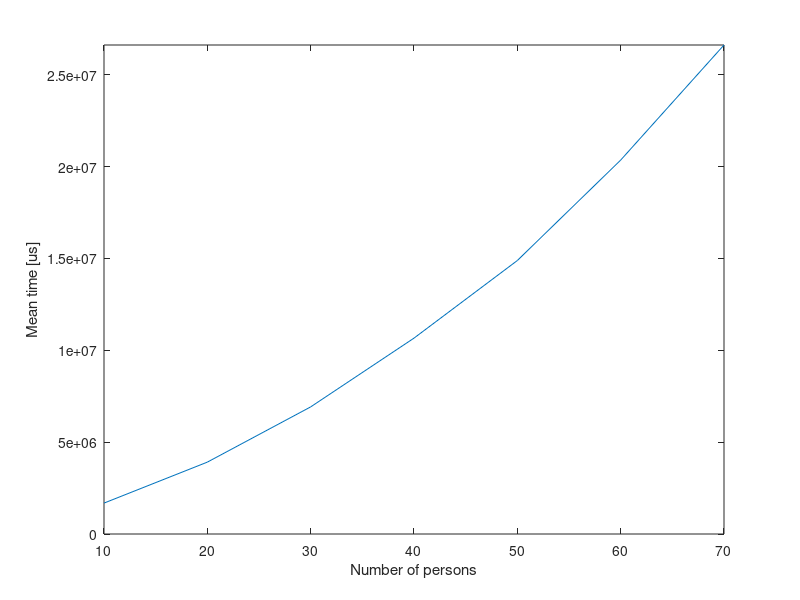

Write the MATLAB code that produced this figure.
load output.txt
persons_70=output;
%%

close all
load person_dat_3_opt

h=figure;
plot([10 20 30 40 50 60 70], [mean(persons_10) mean(persons_20) mean(persons_30) mean(persons_40) ...
    mean(persons_50) mean(persons_60) mean(persons_70)])
xlabel('Number of persons');
ylabel('Mean time [us]');
axis ([10 70 0 inf])
saveas(h, 'figures/number_of_persons_3_opt', 'epsc')

